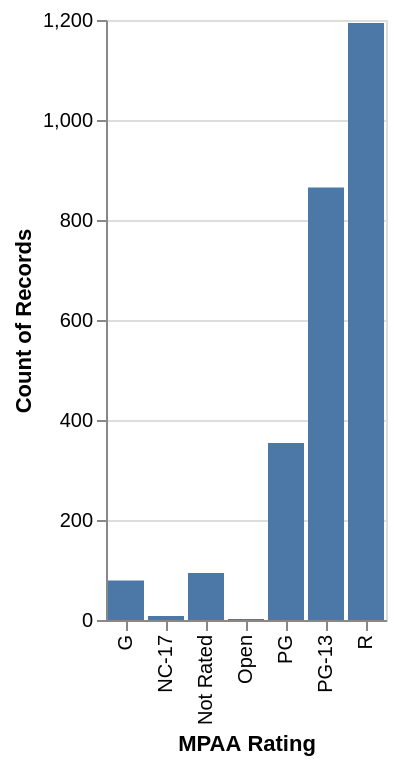

Notebook source saved alongside this figure:
### Markdown cell above
Sometimes Altair will infer ways to organize data we want to organize differently. You can more granularly control data on your axes using functions on `alt.X` and `alt.Y` classes in place of your x= and y= parameters.

**Task 3:** `MPAA Rating` is ordinal, but the bars come out in alphabetical order. Use `alt.X(..., sort=[...])` to put them in rating order (Hint: Check the [alt.X](https://altair-viz.github.io/user_guide/generated/channels/altair.X.html) documentation, Ctrl-F for 'sort', and check how you can sort values in an order manually specified).

### Code cell
rated = films.dropna(subset=["MPAA Rating"])

alt.Chart(rated).mark_bar().encode(
    x=alt.X("MPAA Rating:O"),
    y="count()"
)

### Figure 1 — Vega specification as saved in the notebook (floating-point values rounded to 4 significant figures)
{"$schema": "https://vega.github.io/schema/vega/v6.json", "data": [{"name": "source_0", "values": [{"MPAA Rating": "R", "__count": 1194}, {"MPAA Rating": "PG", "__count": 354}, {"MPAA Rating": "Not Rated", "__count": 94}, {"MPAA Rating": "PG-13", "__count": 865}, {"MPAA Rating": "G", "__count": 79}, {"MPAA Rating": "NC-17", "__count": 8}, {"MPAA Rating": "Open", "__count": 2}]}, {"name": "source_0_x_domain_MPAA Rating", "values": [{"MPAA Rating": "R"}, {"MPAA Rating": "PG"}, {"MPAA Rating": "Not Rated"}, {"MPAA Rating": "PG-13"}, {"MPAA Rating": "G"}, {"MPAA Rating": "NC-17"}, {"MPAA Rating": "Open"}]}, {"name": "source_0_y_domain___count", "values": [{"min": 2, "max": 1194}]}], "signals": [{"name": "x_step", "value": 20}, {"name": "width", "update": "bandspace(domain('x').length, 0.1, 0.05) * x_step"}], "marks": [{"type": "rect", "name": "marks", "from": {"data": "source_0"}, "encode": {"update": {"x": {"field": "MPAA Rating", "scale": "x"}, "y": {"field": "__count", "scale": "y"}, "y2": {"value": 0, "scale": "y"}, "fill": {"value": "#4c78a8"}, "width": {"signal": "max(0.25, bandwidth('x'))"}}}, "style": ["bar"]}], "scales": [{"name": "x", "type": "band", "domain": {"data": "source_0_x_domain_MPAA Rating", "field": "MPAA Rating", "sort": true}, "range": {"step": {"signal": "x_step"}}, "paddingInner": 0.1, "paddingOuter": 0.05}, {"name": "y", "type": "linear", "domain": [{"signal": "(data(\"source_0_y_domain___count\")[0] || {}).min"}, {"signal": "(data(\"source_0_y_domain___count\")[0] || {}).max"}], "range": [{"signal": "height"}, 0], "nice": true, "zero": true}], "axes": [{"scale": "y", "gridScale": "x", "aria": false, "tickCount": {"signal": "ceil(height/40)"}, "labels": false, "minExtent": 0, "grid": true, "orient": "left", "ticks": false, "domain": false, "maxExtent": 0, "zindex": 0}, {"scale": "x", "zindex": 0, "labelAlign": "right", "orient": "bottom", "labelBaseline": "middle", "title": "MPAA Rating", "labelAngle": 270, "grid": false}, {"scale": "y", "title": "Count of Records", "grid": false, "labelOverlap": true, "tickCount": {"signal": "ceil(height/40)"}, "orient": "left", "zindex": 0}], "padding": 5, "height": 300, "background": "white", "style": "cell"}
